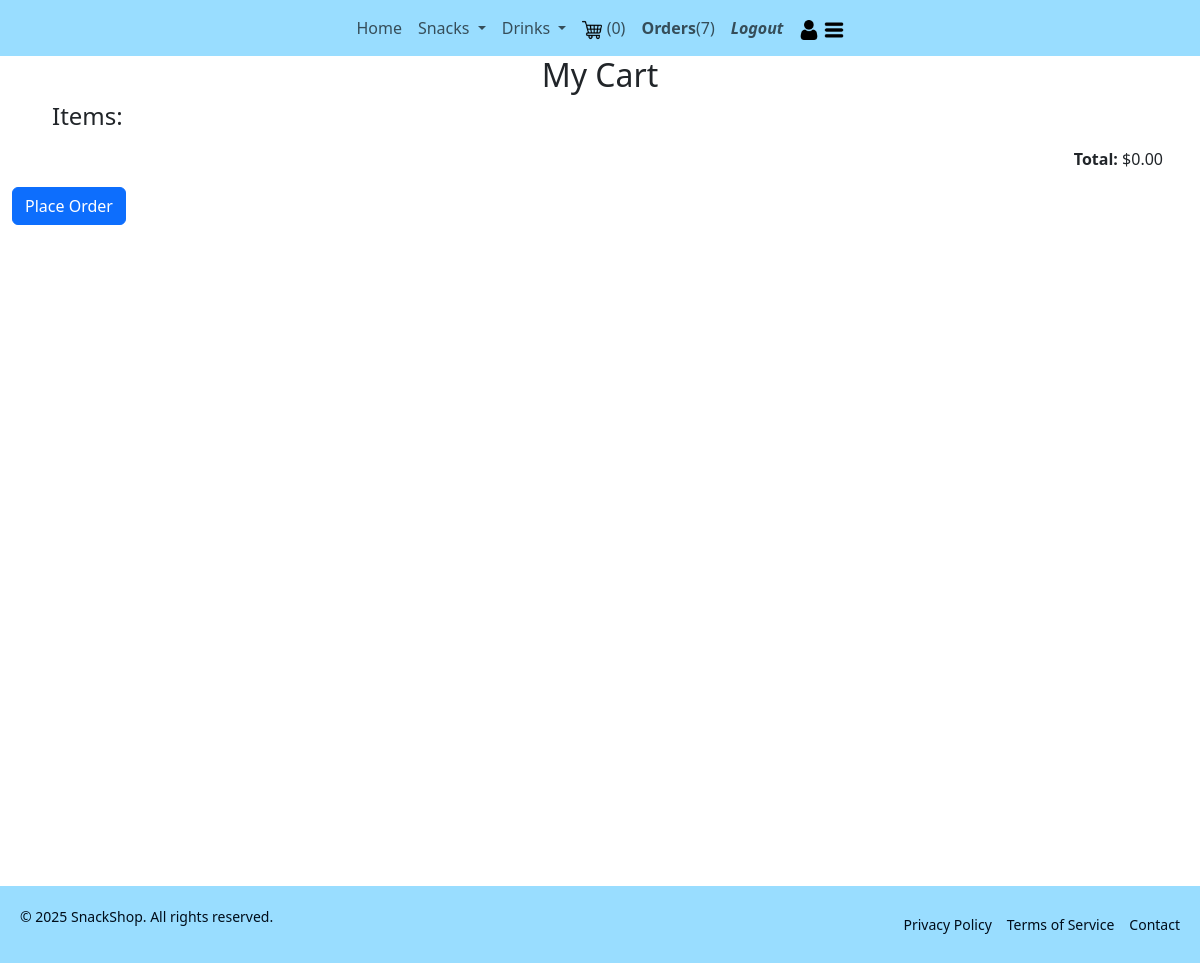
The page /my_cart/ (signed in) on the database as committed earlier.
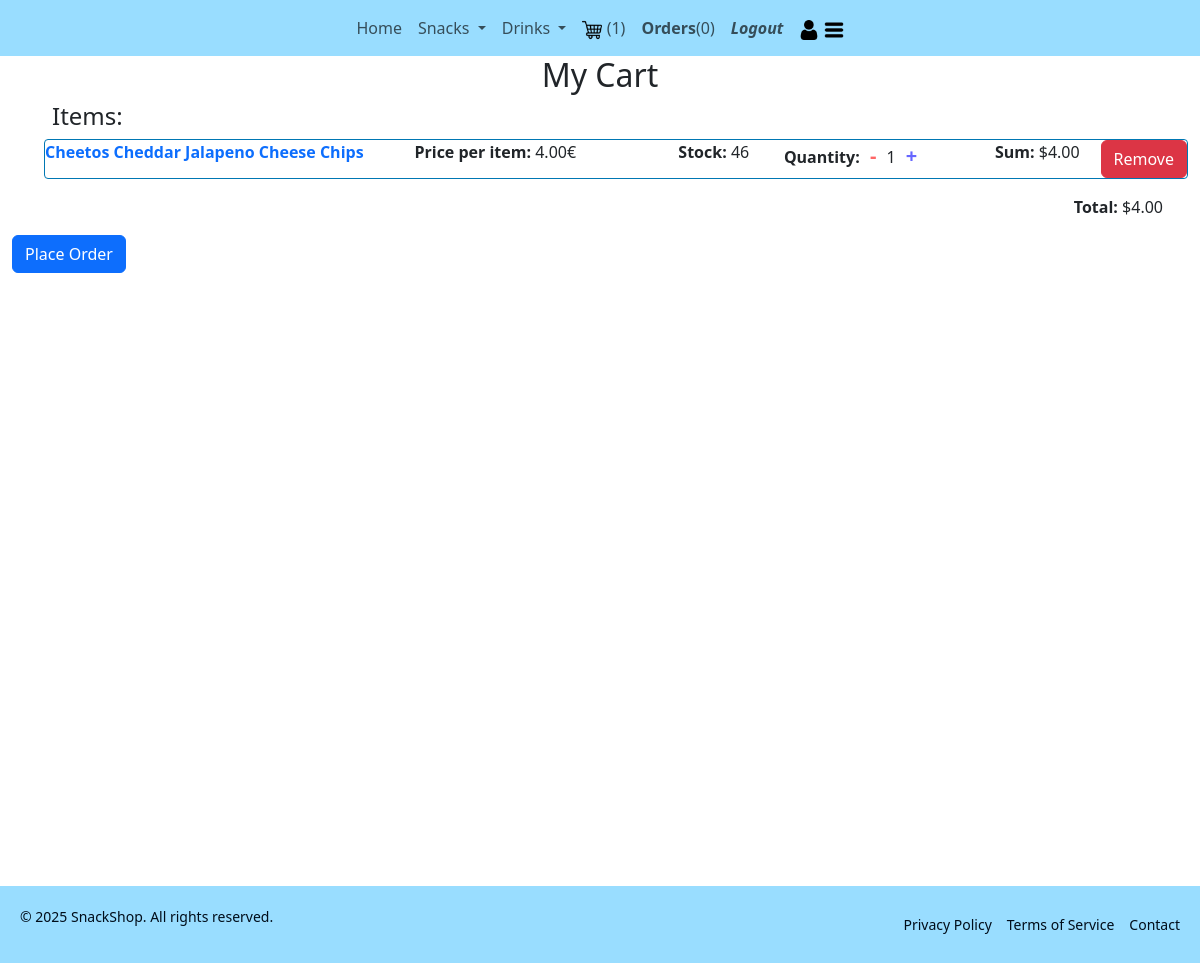
The same page on the database as committed later.
### snackshop/models.py (models this page shows, shortened)
class Cart(models.Model):
    user = models.OneToOneField(User, on_delete=models.CASCADE, related_name='cart')
    total_price = models.DecimalField(max_digits=10, decimal_places=2, default=0.00)

class CartItem(models.Model):
    cart = models.ForeignKey(Cart, on_delete=models.CASCADE, related_name='items')
    product = models.ForeignKey(Product, on_delete=models.CASCADE)
    quantity = models.PositiveIntegerField(default=1)
    price = models.DecimalField(max_digits=10, decimal_places=2)
    order = models.ForeignKey(Order, on_delete=models.SET_NULL, null=True, blank=True, related_name='cart_items')
    item_sum = models.DecimalField(max_digits=10, decimal_places=2, default=0.00)

class Product(models.Model):
    CATEGORY_CHOICES = [
        ('snack', 'Snack'),
        ('drink', 'Drink'),
    ]
    SUBCATEGORY_CHOICES = [
        ('chips', 'Chips'),
        ('cookies', 'Cookies'),
        ('jerky', 'Jerky'),
        ('bars', 'Bars'),
        ('nuts', 'Nuts & Trail Mix'),
        ('gluten', 'Gluten Free'),
        ('soda', 'Soda'),
        ('energy_drink', 'Energy Drink'),
        ('juice', 'Juice'),
    ]
    name = models.CharField(max_length=200)
    description = models.TextField()
    price = models.DecimalField(max_digits=10, decimal_places=2)
    category = models.CharField(max_length=5, choices=CATEGORY_CHOICES, null=False, blank=False, default='snack')
    image = models.ImageField(upload_to='products/', null=True, blank=True)
    stock = models.PositiveIntegerField(default=0)
    sub_category = models.CharField(max_length=50, choices=SUBCATEGORY_CHOICES, null=False, blank=False,
                                    default='chips')
    ingredients = models.TextField(blank=True, null=True)
    brand = models.CharField(max_length=200, blank=True, null=True)
    weight = models.DecimalField(max_digits=6, decimal_places=1, blank=True, null=True)
    volume = models.PositiveIntegerField(blank=True, null=True)
    is_alcoholic = models.BooleanField(blank=True, null=True, default=False)
    class Meta:
        verbose_name = 'Product'
        verbose_name_plural = 'Products'

### snackshop/views.py (the view)
# urls.py: path('my_cart/', views.my_cart, name='my_cart'),
@login_required
def my_cart(request):
    cart, created = Cart.objects.get_or_create(user=request.user)
    return render(request, 'my_cart.html', {'cart': cart})

### snackshop/context_processors.py (called while the page is built)
def cart_item_count(request):
    total_items = 0
    if request.user.is_authenticated:
        cart, created = Cart.objects.get_or_create(user=request.user)
        for item in cart.items.all():
            total_items += item.quantity
    return {'cart_item_count': total_items}

def order_item_count(request):
    if request.user.is_authenticated:
        total_orders = Order.objects.filter(user=request.user, status__in=['pending', 'waiting for payment','shipped','paid']).count()
    else:
        total_orders = 0
    return {'order_item_count': total_orders}

### snackshop/templates/my_cart.html (shortened to what this page needs)
{% extends 'base.html' %}
{% load static %}
{% block content %}
<link rel="stylesheet" href="{% static 'css/my_cart.css' %}">
<h2>My Cart</h2>
<div class="cart">
    {% if cart %}
    <h4>Items:</h4>
    <ul>
        {% for item in cart.items.all %}
        <div class="item-box">
            <div class="product-name">
                <a href="{% url 'product_detail' id=item.product.id %}">
                    <strong>{{ item.product.name }}</strong>
                </a>
            </div>
            <div class="product-price">
                <strong>Price per item:</strong> {{ item.price }}€
            </div>
            <div class="stock">
                <strong>Stock:</strong> {{ item.product.stock }}
            </div>
            <div class="quantity">
                <strong>Quantity:</strong>
                <form method="post" action="{% url 'update_quantity' item.id 'decrease' %}" style="display:inline;">
                    <button type="submit" class="decrease_button"><strong>-</strong></button>
                </form>
                {{ item.quantity }}
                <form method="post" action="{% url 'update_quantity' item.id 'increase' %}" style="display:inline;">
                    <button type="submit" class="increase_button"><strong>+</strong></button>
                </form>
            </div>
            <div class="total-price">
                <strong>Sum:</strong> ${{ item.item_sum }}
            </div>
            <a href="{% url 'remove_item' item.id %}" class="btn btn-danger">Remove</a>
        </div>
        {% endfor %}
    </ul>
    <div class="total-sum">
        <p><strong>Total:</strong> ${{ cart.total_price }}</p>
    </div>
    <form method="post" action="{% url 'create_order' %}">
        <button type="submit" class="btn btn-primary">Place Order</button>
    </form>
    {% else %}
    <p>Your cart is empty.</p>
    {% endif %}
</div>
{% endblock %}

Rows that differ between the two databases and show on the page:
added CartItem: product.name "Cheetos Cheddar Jalapeno Cheese Chips", price "4.00", product.stock "46", quantity "1", item_sum "4.00"
changed Cart: total_price "0.00" → "4.00"
Other text that changed with them:
{{ cart_item_count }}: "0" → "1"
{{ order_item_count }}: "7" → "0"
